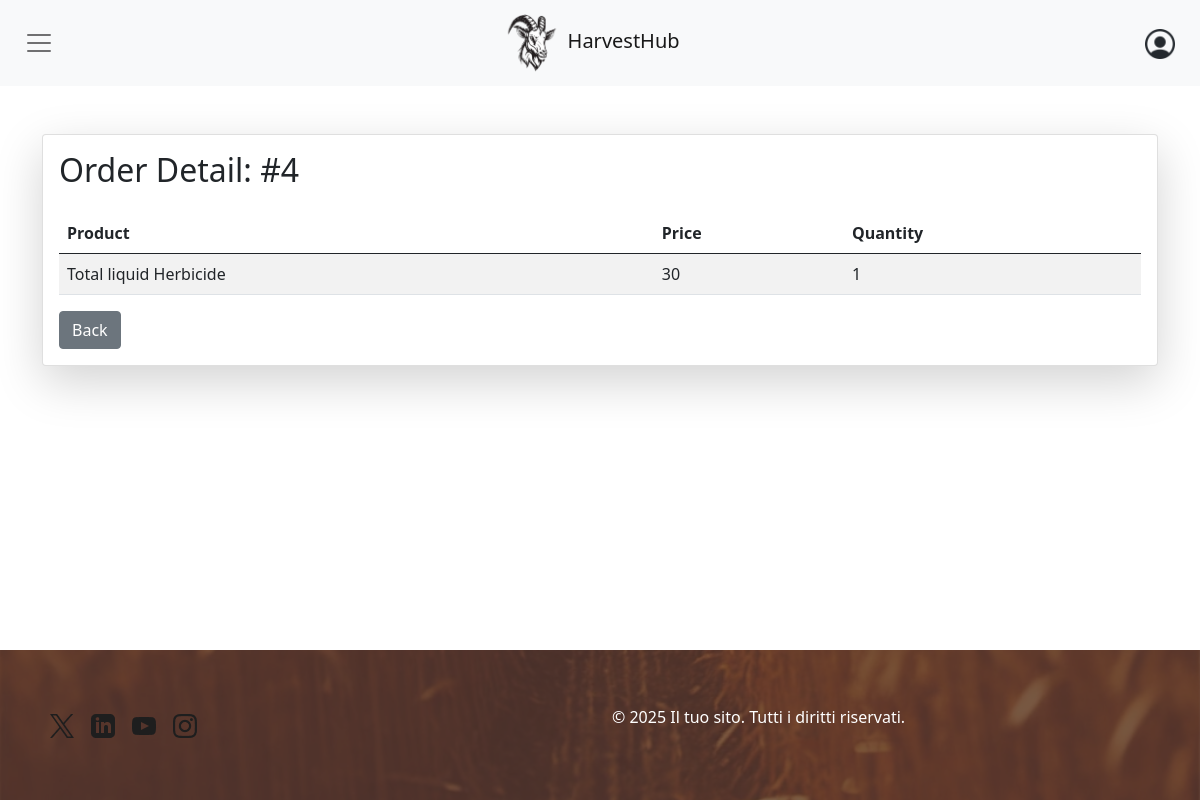
Page /order-detail.php?ordernum=4 (signed in) on the committed database.
### tables this page shows
CREATE TABLE `richiesta` (
  `riferimento` int(11) NOT NULL,
  `codProdotto` int(11) NOT NULL,
  `quantita` int(11) NOT NULL
);

CREATE TABLE `PRODOTTO` (
  `codProdotto` int(11) NOT NULL,
  `nome` varchar(64) NOT NULL,
  `prezzo` FLOAT NOT NULL,
  `descrizione` varchar(100) NOT NULL,
  `immagine` varchar(200) NOT NULL,
  `disponibilita` int(11) NOT NULL,
  `App_nome` varchar(32) DEFAULT NULL
);

### order-detail.php (called while the page is built)
<?php
require_once 'bootstrap.php';
$templateParams["titolo"] = "Order detail - HarverstHub";
$templateParams["nome"] = "detail-table.php";
$templateParams["styleSheet"] = "css/index.css";
$templateParams["includeSearchbar"] = false;
if (!isUserLoggedIn() && !isAdminLoggedIn()) {
  $templateParams["previousPage"] = "orders.php";
  header('Location: login.php');
  exit;
}
else {
  if(isset($_GET["ordernum"])) {
    $templateParams["orderDetails"] = $dbh->getOrderDetails($_GET["ordernum"]);
    $templateParams["orderNumber"] = $_GET["ordernum"];
  }
}
require 'template/base.php';
?>

### db/database.php (called while the page is built, shortened)
<?php
class DatabaseHelper
{
    private $db;
    public function __construct($servername, $username, $password, $dbname, $port)
    {
        $this->db = new mysqli($servername, $username, $password, $dbname, $port);
    }
    public function getOrderDetails($order_id)
    {
        $stmt = $this->db->prepare("SELECT prodotto.nome, richiesta.quantita, prodotto.prezzo FROM richiesta, prodotto WHERE richiesta.riferimento=? AND richiesta.codProdotto=prodotto.codProdotto");
        $stmt->bind_param("i", $order_id);
        $stmt->execute();
        $result = $stmt->get_result();
        return $result->fetch_all(MYSQLI_ASSOC);
    }
}

### bootstrap.php (called while the page is built, shortened)
<?php
require_once("utils/functions.php");
require_once("db/database.php");
$dbh = new DatabaseHelper("localhost", "root", "", "HarvestHub", 3306);
?>

### utils/functions.php (called while the page is built, shortened)
<?php
function isAdminLoggedIn() {
    return isset($_SESSION["logged"]) && isset($_SESSION["admin"]) && $_SESSION["logged"] && $_SESSION["admin"];
}

### template/detail-table.php (the view)
<div class="container mt-5">
    <div class="card shadow-lg">
      <div class="card-body">
        <h2 class="mb-4">Order Detail: #<?php echo $templateParams["orderNumber"] ?></h2>
        <table class="table table-striped">
          <thead>
            <tr>
              <th>Product</th>
              <th>Price</th>
              <th>Quantity</th>
            </tr>
          </thead>
          <tbody>
            <?php foreach($templateParams["orderDetails"] as $item): ?>
            <tr>
              <td><?php echo $item["nome"] ?></td>
              <td><?php echo $item["prezzo"] ?></td>
              <td><?php echo $item["quantita"] ?></td>
            </tr>
            <?php endforeach; ?>
          </tbody>
        </table>
        <a href="<?php if(isAdminLoggedIn()) echo "./admin-orders.php"; else if(isUserLoggedIn()) echo "./orders.php"; ?>" class="btn btn-secondary">Back</a>
      </div>
    </div>
  </div>

### css/base.css (style rules this page uses)
html,body { display: flex; flex-direction: column; height: 100%; }

### rows in the picture
richiesta: codProdotto.nome "Total liquid Herbicide", codProdotto.prezzo "30", quantita "1"

### other values in the picture
$templateParams["orderNumber"] "4"
